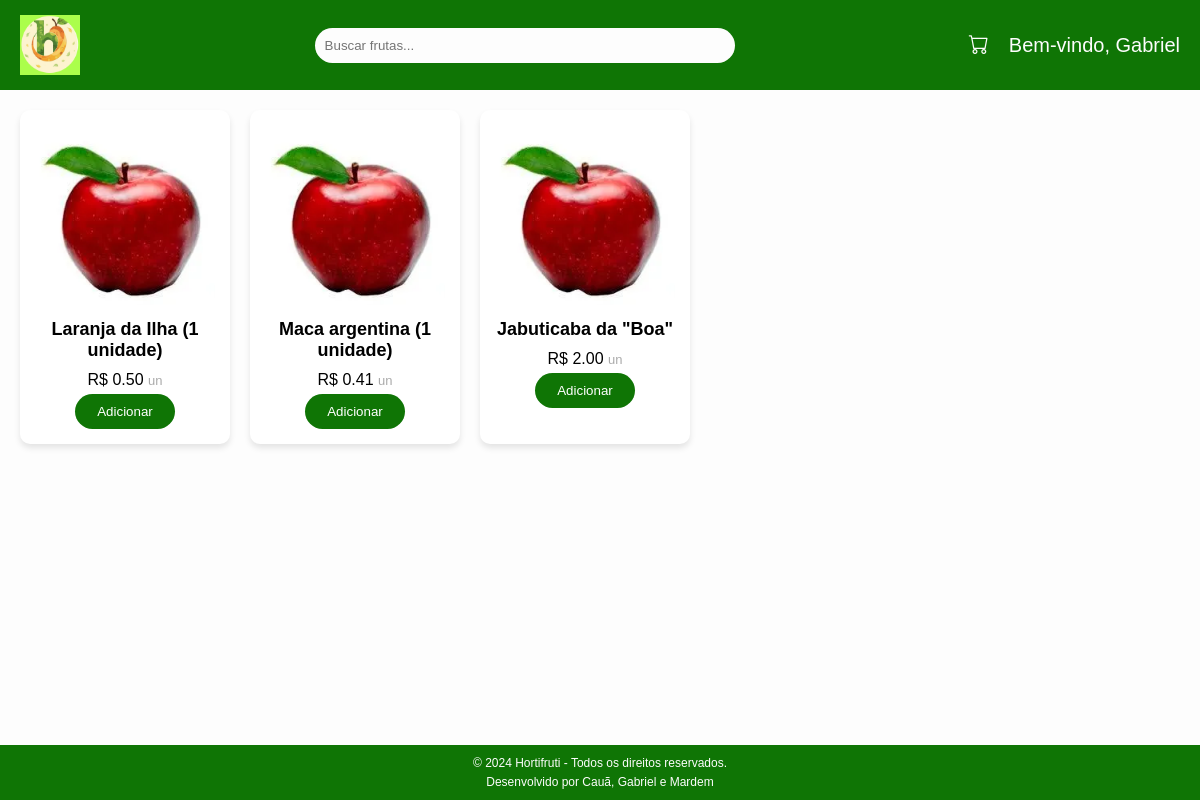
The page /produtos/ (signed in) on the database its author committed.
### produtos/models.py (models this page shows, shortened)
class Produto(models.Model):
    nome = models.CharField(max_length=200)
    imagem = models.ImageField(upload_to='produtos/', blank=True, null=True)
    preco = models.DecimalField(max_digits=10, decimal_places=2)
    estoque = models.PositiveIntegerField()

### produtos/views.py (the view)
# urls.py: path('produtos/', include('produtos.urls')),
def produtos(request):
    cliente_id = request.session.get('cliente_id')
    if not cliente_id:
        messages.error(request, "Você precisa estar logado para acessar esta página.")
        return redirect('login')
    produtos = Produto.objects.all()
    template = loader.get_template('produtos.html')
    context = {
        'produtos': produtos,
    }
    return HttpResponse(template.render(context, request))

### produtos/templates/produtos.html (shortened to what this page needs)
{% load static %}
<!DOCTYPE html>
<html lang="pt-BR">
<head>
    <link rel="stylesheet" href="https://cdn.jsdelivr.net/npm/bootstrap-icons@1.11.3/font/bootstrap-icons.min.css">
    <link rel="stylesheet" href="{% static 'css/produtos.css' %}">
</head>
<body>
    <header>
        <img src="{% static 'img/logo.png' %}" alt="Logo" />
        <input type="text" placeholder="Buscar frutas..." />
        <div class="user-info">
            <a href="{% url 'carrinho' %}"><button><i class="bi bi-cart"></i></button></a>
            <p>Bem-vindo, Gabriel</p>
        </div>
    </header>
    <main>
        <div class="product-grid">
            {% for produto in produtos %}
            <div class="product-card">
                <img src="{% static 'img/apple.png' %}" alt={{produto.nome}}>
                <h3>{{produto.nome}}</h3>
                <p>R$ {{produto.preco}} <span>un</span></p>
                <button class="add-item">Adicionar</button>
            </div>
                {% empty %}
                <p class="warning">Não há produtos disponíveis.</p>
            {% endfor %}
        </div>
    </main>
    <footer class="footer">
        <p>&copy; 2024 Hortifruti - Todos os direitos reservados.</p>
        <p>Desenvolvido por Cauã, Gabriel e Mardem</p>
    </footer>
</body>
</html>

### staticfiles/css/produtos.css (style rules this page uses)
* { margin: 0; padding: 0; font-family: 'Helvetica'; }
body { background-color: #fdfdfd; min-height: 100vh; }
header { display: flex; justify-content: space-between; align-items: center; background-color: #0f7505; padding: 15px 20px; }
header img { height: 60px; }
header input { width: 400px; padding: 10px; border-radius: 25px; border: none; background-color: #fdfdfd; }
.user-info { display: flex; gap: 20px; align-items: center; font-size: 20px; color: #fdfdfd; }
header button { background-color: transparent; cursor: pointer; border: none; font-size: 20px; color: #fdfdfd; transition: 0.3s; }
main { padding: 20px; }
.product-grid { display: grid; grid-template-columns: repeat(auto-fill, 210px); gap: 20px; }
.product-card { background-color: #fff; border-radius: 10px; padding: 15px; text-align: center; box-shadow: 0 4px 6px rgba(0, 0, 0, 0.1); }
.product-card img { max-width: 100%; border-radius: 10px; }
.product-card h3 { font-size: 18px; margin: 10px 0; }
.product-card p { font-size: 16px; margin: 5px 0; }
.product-card span { font-size: small; color: #aaa; }
.add-item { background-color: #0f7505; border: none; width: 100px; padding: 10px 15px; color: #fff; border-radius: 20px; cursor: pointer; transition: 0.3s ease; }
.footer { background-color: #0f7505; color: #fdfdfd; text-align: center; padding: 6px 0; width: 100%; position: fixed; bottom: 0; }
.footer p { margin: 5px 0; font-size: 12px; }

### rows shown on the page
Produto: nome "Laranja da Ilha (1 unidade)", preco "0.50"
Produto: nome "Maca argentina (1 unidade)", preco "0.41"
Produto: nome "Jabuticaba da \"Boa\"", preco "2.00"
